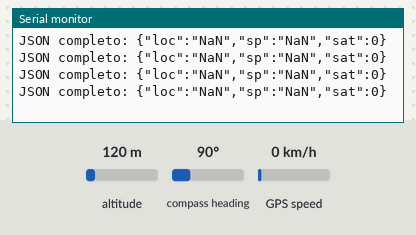
The sketch below on a simulated ESP32. On the bench: the last lines printed to the serial monitor. The test bench sets the inputs (shaded band); at power-on: altitude 120 m, GPS speed 0 km/h, compass heading 90°. The GPS gets a fix after 3 s at 37.7749, -122.4194 with 8 satellites; nothing arrives over Bluetooth unless stated; a phone connects over Bluetooth LE 3 s after start.

Above: at 1.2 s.
1.3 s: altitude set to 20 m
At 3.5 s:
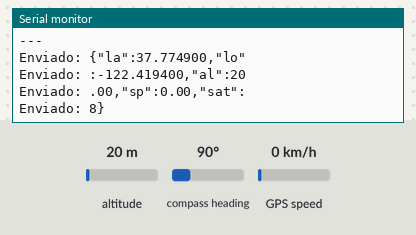
4.5 s: GPS speed set to 30 km/h
At 5.8 s:
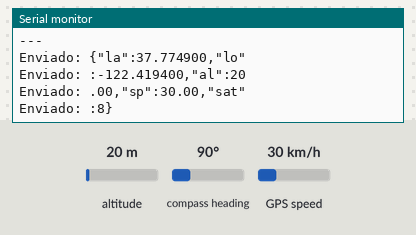
6.5 s: altitude set to 250 m
At 7.8 s:
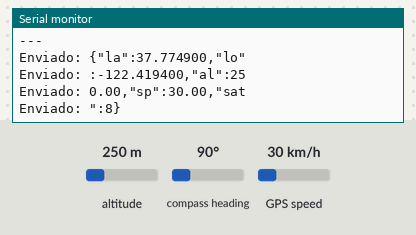
8.5 s: GPS speed set to 118 km/h
At 9.8 s:
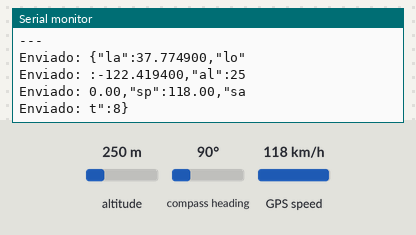
Timing chart, 0 to 11.5 s (numbered marks = the images above; inputs shaded):
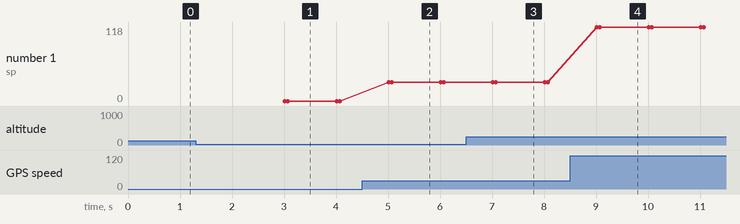

The sketch:

gps-datos-bluethod.ino
```cpp
#include <TinyGPS++.h>
#include <HardwareSerial.h>
#include <BLEDevice.h>
#include <BLEUtils.h>
#include <BLEServer.h>

// Configuración del GPS
HardwareSerial SerialGPS(1);  // UART2 (RX=GPIO16, TX=GPIO17)
TinyGPSPlus gps;

// Configuración BLE
BLEServer* pServer = nullptr;
BLECharacteristic* pCharacteristic = nullptr;
bool deviceConnected = false;

#define SERVICE_UUID        "4fafc201-1fb5-459e-8fcc-c5c9c331914b"
#define CHARACTERISTIC_UUID "beb5483e-36e1-4688-b7f5-ea07361b26a8"
#define CHUNK_SIZE 20  // Tamaño máximo de cada fragmento BLE
#define DELIMITER "\n---\n"  // Delimitador entre mensajes JSON

class MyServerCallbacks: public BLEServerCallbacks {
    void onConnect(BLEServer* pServer) {
      deviceConnected = true;
      Serial.println("Dispositivo BLE conectado");
    }

    void onDisconnect(BLEServer* pServer) {
      deviceConnected = false;
      Serial.println("Dispositivo BLE desconectado");
      pServer->startAdvertising();
    }
};

void setup() {
  Serial.begin(115200);
  SerialGPS.begin(9600, SERIAL_8N1, 16, 17);
  Serial.println("=== Drone GPS con BLE ===");

  BLEDevice::init("DroneGPS_BLE");
  pServer = BLEDevice::createServer();
  pServer->setCallbacks(new MyServerCallbacks());

  BLEService *pService = pServer->createService(SERVICE_UUID);
  pCharacteristic = pService->createCharacteristic(
                      CHARACTERISTIC_UUID,
                      BLECharacteristic::PROPERTY_READ |
                      BLECharacteristic::PROPERTY_NOTIFY
                    );
  pService->start();

  BLEAdvertising *pAdvertising = BLEDevice::getAdvertising();
  pAdvertising->addServiceUUID(SERVICE_UUID);
  pAdvertising->setScanResponse(true);
  pAdvertising->setMinPreferred(0x06);
  BLEDevice::startAdvertising();
  Serial.println("BLE listo. Busca 'DroneGPS_BLE' en tu dispositivo.");
}

void sendInChunks(const String &data) {
  if (!deviceConnected) return;

  // Primero enviamos el delimitador
  sendChunk(DELIMITER);

  // Luego enviamos los datos JSON en chunks
  for (unsigned int i = 0; i < data.length(); i += CHUNK_SIZE) {
    unsigned int endIndex = (i + CHUNK_SIZE < data.length()) ? i + CHUNK_SIZE : data.length();
    sendChunk(data.substring(i, endIndex));
  }
}

void sendChunk(const String &chunk) {
  pCharacteristic->setValue(chunk.c_str());
  pCharacteristic->notify();
  delay(10); // Pequeña pausa entre chunks
  Serial.print("Enviado: ");
  Serial.println(chunk);
}

String formatGPSData() {
  String data = "{";

  if (gps.location.isValid()) {
    data += "\"la\":" + String(gps.location.lat(), 6) + ",";
    data += "\"lo\":" + String(gps.location.lng(), 6) + ",";
    data += "\"al\":" + String(gps.altitude.meters()) + ",";
  } else {
    data += "\"loc\":\"NaN\",";
  }

  if (gps.speed.isValid()) {
    data += "\"sp\":" + String(gps.speed.kmph()) + ",";
  } else {
    data += "\"sp\":\"NaN\",";
  }

  if (gps.satellites.isValid()) {
    data += "\"sat\":" + String(gps.satellites.value());
  } else {
    data += "\"sat\":0";
  }

  data += "}";
  return data;
}

void loop() {
  while (SerialGPS.available() > 0) {
    if (gps.encode(SerialGPS.read())) {
      String gpsData = formatGPSData();
      Serial.print("JSON completo: ");
      Serial.println(gpsData);
      sendInChunks(gpsData);
    }
  }
}
```

Measured:
- after the input at 1.3 s, the serial monitor: prints a new line after 1.7 s (image 1)
- after the input at 4.5 s, the serial monitor: prints a new line after 0.51 s (image 2)
- after the input at 6.5 s, the serial monitor: prints a new line after 0.51 s (image 3)
- after the input at 8.5 s, the serial monitor: prints a new line after 0.51 s (image 4)
- plotted number 1: 0 → 30 after the input at 4.5 s, 30 → 118 after the input at 8.5 s
